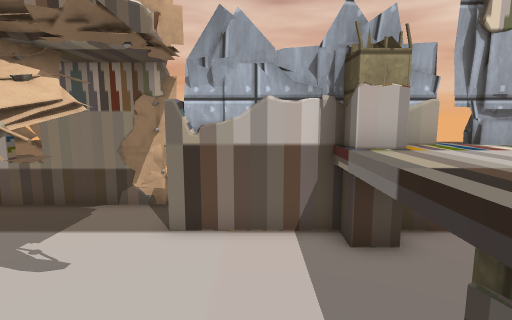
View 1 (above)

12 first-person views from a walk through a scene from a Unity 3-D project. The camera is 1.3 m above the floor, tilts 8° down and sees 80° across. The floor is counted in squares, 0.5 m on a side. Each view is taken from the middle of a square. On the plan, view 1 faces up. The plan holds only what a view shows up to about 20 squares ahead; the rest is blank. The place goes on beyond the plan. Some animated figures are left out. Some surface patterns are stand-ins.

View 2
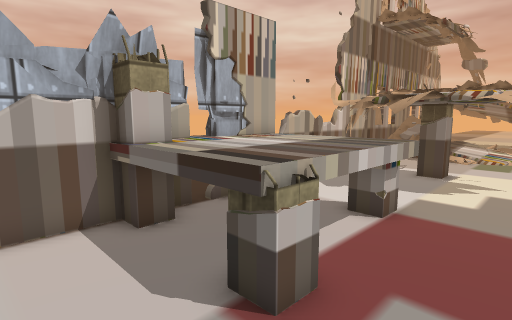

View 3
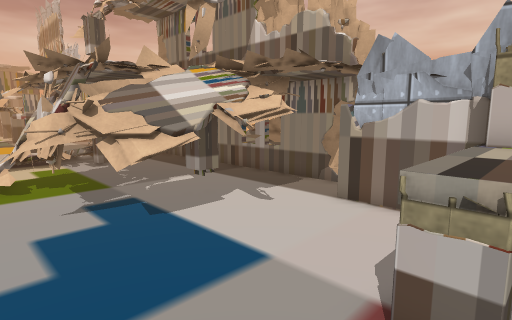

View 4
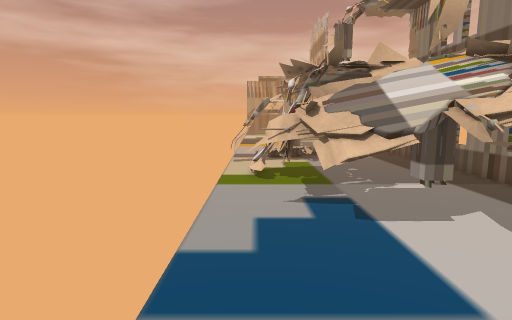

View 5
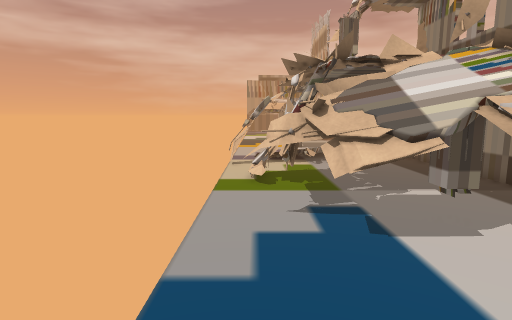

View 6
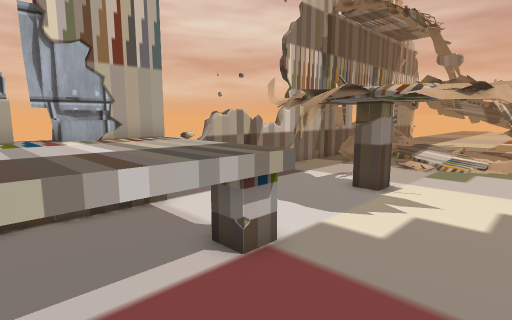

View 7
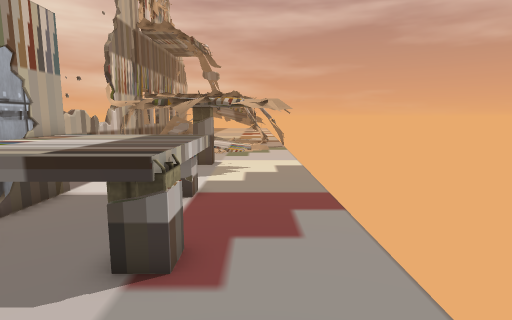

View 8
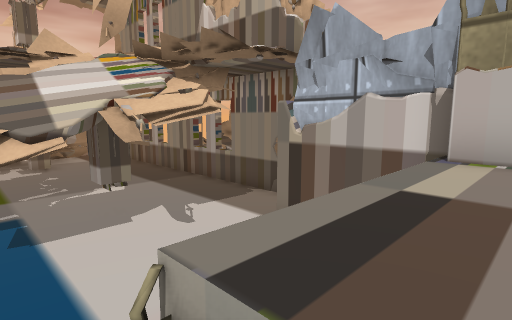

View 9
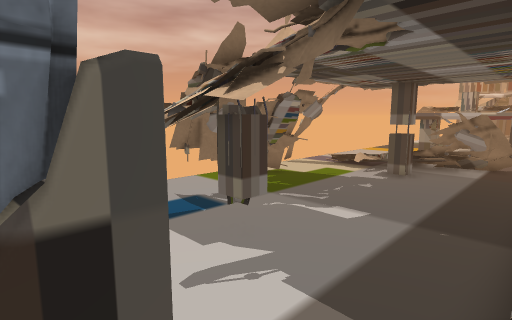

View 10
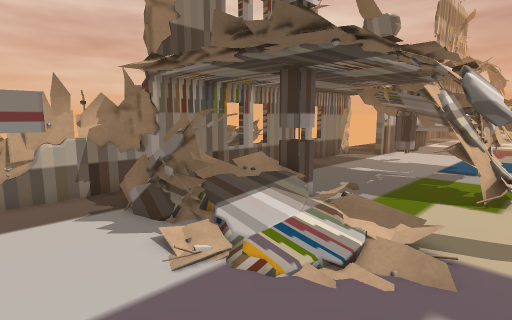

View 11
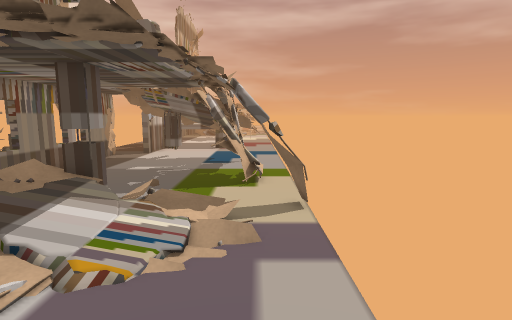

View 12
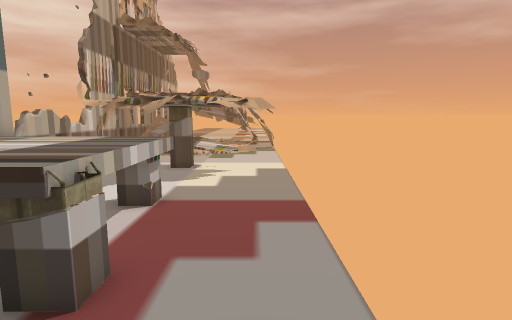

### Floor plan
Key: @ floor where view 1 was taken; # wall or solid block; . main floor; : floor 0.25 m higher than the main floor; / step, stairs or slope; ^ raised ledge; B building; P pillar; O other object.
Columns run from 26 left of view 1 to 18 right of it. Each row starts with its distance up from view 1.
 13                  BB
 12              BBBBB
 11               B BB
 10            B    B  B
  9     BBBBBBBBBBBBBBBBBBBBB.           BBBBBBBB
  8 OO  .....................               OO..
  7 OO  ^..BBB............B..##########..  .OO..
  6     ^..BBB...........BBB....PP^^^^^....O
  5     ^..BBBBB.........BB.....^^^^^^^....OOO
  4     ^./B:BBB........BBBB....^^^^^^^..OOOOO
  3     ^..::/..........BBBB....^^^^^^^.OOOOPPOO
  2    ^^..:///:........BBB.....^^^^^^^..OOOPOO
  1      ...::/..BBBBB.BBBB.....P.........OOOO
  0       ../:/B..BBBBBBBB....@...........OOOO
 -1   .   ....BBB..BO...BB.... ...........OOOO..
 -2    .  ....BB.............. .............O...

Positions as (right, up) in squares from view 1, and headings:
1: (0, 0), facing up
2: (-1, -1), facing up-right
3: (3, -2), facing up-left
4: (3, -1), facing left
5: (2, -1), facing left
6: (3, -2), facing up-right
7: (-3, 0), facing right
8: (3, 1), facing up-left
9: (-1, 9), facing down-left
10: (-23, -2), facing up-right
11: (-24, -1), facing right
12: (-2, -1), facing right
